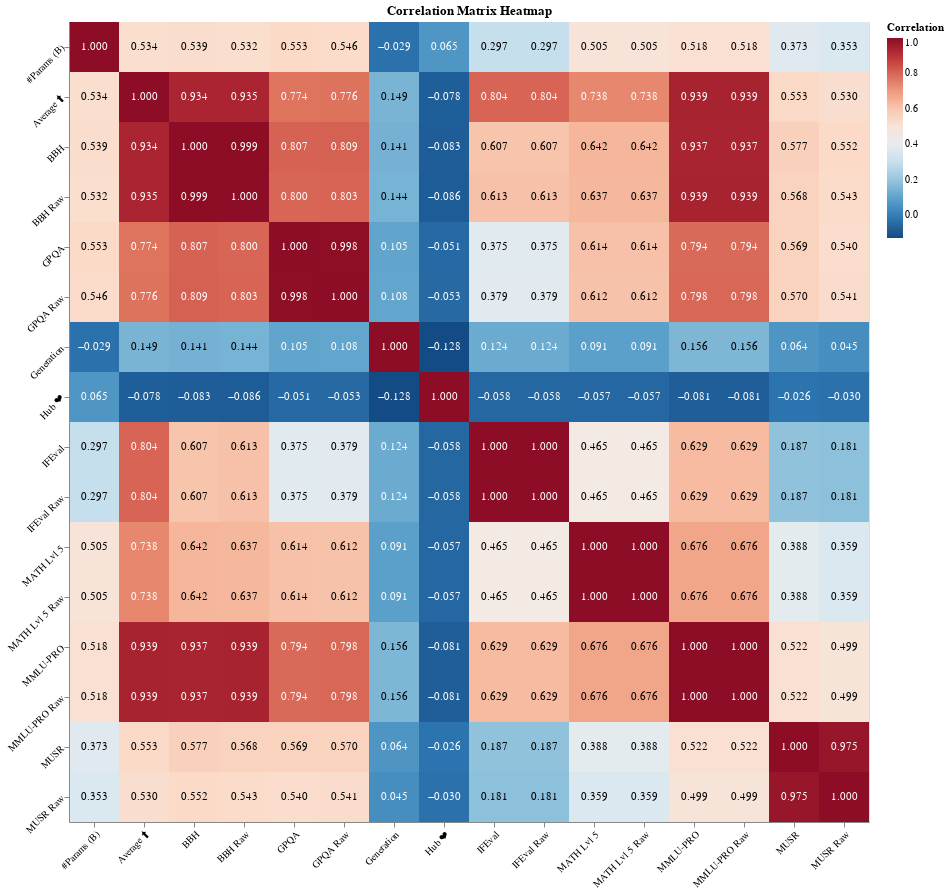

Here is the notebook cell this chart was saved with:
### Markdown cell above
## Correlation Analysis (Altair)

### Code cell
# Select only numeric columns
numeric_df = df.select_dtypes(include=['float64', 'int64'])

# Calculate the correlation matrix and sort rows and columns alphabetically
correlation_matrix = numeric_df.corr().sort_index().sort_index(axis=1)

# Reset the index to transform the matrix into a long format suitable for Altair
correlation_matrix = correlation_matrix.reset_index().melt(id_vars='index')

# Rename the columns for better clarity
correlation_matrix.columns = ['Variable1', 'Variable2', 'Correlation']

heatmap = alt.Chart(correlation_matrix).mark_rect().encode(
    x=alt.X('Variable1:O', title=None, sort='ascending'),  # O: Ordinal data type, sort alphabetically
    y=alt.Y('Variable2:O', title=None, sort='ascending'),
    color=alt.Color('Correlation:Q', scale=alt.Scale(scheme='redblue', reverse=True)),  # Q: Quantitative data type
    tooltip=['Variable1', 'Variable2', 'Correlation']
).properties(
    width=800,
    height=800,
    title='Correlation Matrix Heatmap'
)

# Add text annotations for correlation values
text = alt.Chart(correlation_matrix).mark_text(baseline='middle').encode(
    x=alt.X('Variable1:O', title=None, sort='ascending'),
    y=alt.Y('Variable2:O', title=None, sort='ascending'),
    text=alt.Text('Correlation:Q', format='.3f'),
    color=alt.condition(
        (alt.datum.Correlation >= 0.13) & (alt.datum.Correlation <= 0.7),  # Condition for values in range
        alt.value('black'),  # Text color for correlations in range
        alt.value('white')   # Text color for all other correlations
    )
)

layered_chart = heatmap + text

# Apply the axis configuration to the layered chart
layered_chart = layered_chart.configure_axis(
    labelAngle=-45
)

layered_chart.show()

### Figure 1 — Vega-Lite specification as saved in the notebook (floating-point values rounded to 4 significant figures; data arrays with more than 128 entries replaced by an {"elided": "..."} marker saying what was removed)
{"config": {"view": {"continuousWidth": 300, "continuousHeight": 300}, "axis": {"labelAngle": -45}}, "layer": [{"mark": {"type": "rect"}, "encoding": {"color": {"field": "Correlation", "scale": {"reverse": true, "scheme": "redblue"}, "type": "quantitative"}, "tooltip": [{"field": "Variable1", "type": "nominal"}, {"field": "Variable2", "type": "nominal"}, {"field": "Correlation", "type": "quantitative"}], "x": {"field": "Variable1", "sort": "ascending", "title": null, "type": "ordinal"}, "y": {"field": "Variable2", "sort": "ascending", "title": null, "type": "ordinal"}}, "title": "Correlation Matrix Heatmap"}, {"mark": {"type": "text", "baseline": "middle"}, "encoding": {"color": {"condition": {"test": "((datum.Correlation >= 0.13) && (datum.Correlation <= 0.7))", "value": "black"}, "value": "white"}, "text": {"field": "Correlation", "format": ".3f", "type": "quantitative"}, "x": {"field": "Variable1", "sort": "ascending", "title": null, "type": "ordinal"}, "y": {"field": "Variable2", "sort": "ascending", "title": null, "type": "ordinal"}}}], "data": {"name": "data-294beccc3cc34ea6266ba733b665b04f"}, "height": 800, "width": 800, "$schema": "https://vega.github.io/schema/vega-lite/v5.20.1.json", "datasets": {"data-294beccc3cc34ea6266ba733b665b04f": {"elided": "256 records"}}}
